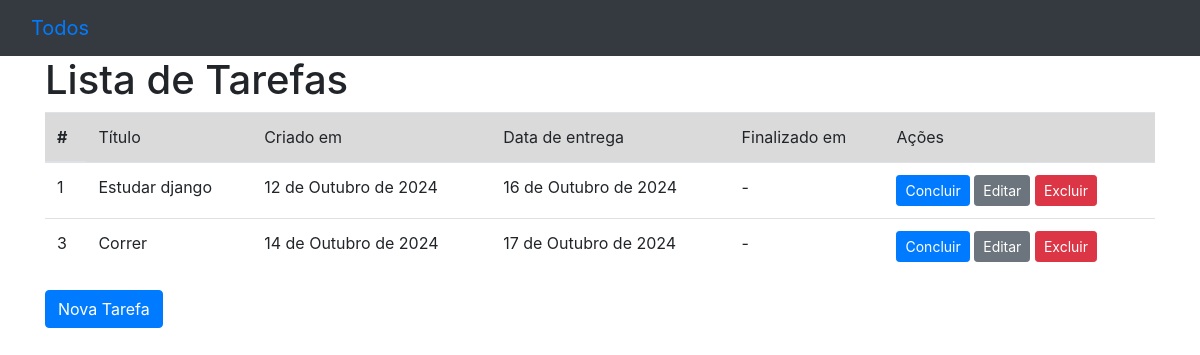
The app's page /, older data.
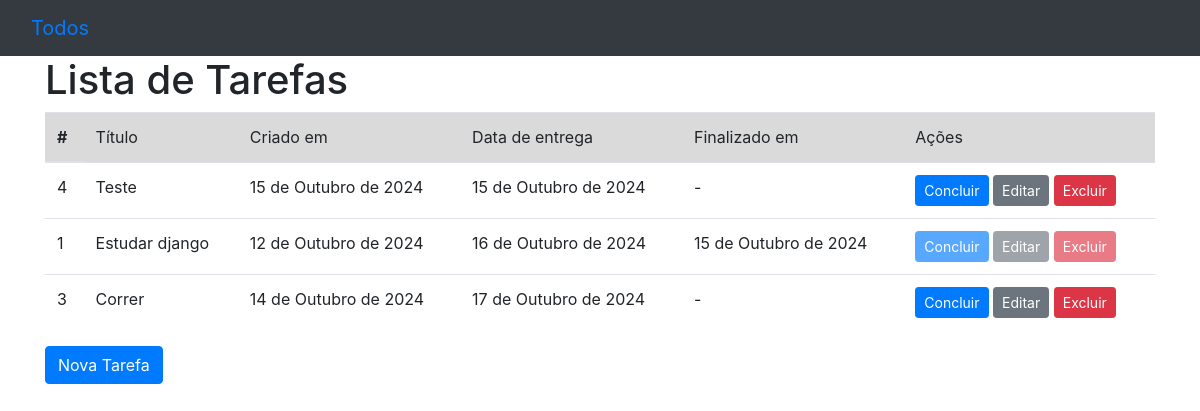
The same page, newer data.
### todos/models.py (models this page shows, shortened)
class Todo(models.Model):
    title = models.CharField(verbose_name="Título", max_length=100, null=False, blank=False)
    created_at = models.DateField(auto_now_add=True, null=False, blank=False)
    deadLine = models.DateField(verbose_name="Fim", null=False, blank=False)
    finished_at = models.DateField(null=True)
    class Meta:
        ordering = ["deadLine"]

### todos/views.py (the view)
# urls.py: path("", TodoListView.as_view(), name="todo_list"),
class TodoListView(ListView):
  model = Todo

### todos/templates/todos/todo_list.html (shortened to what this page needs)
{% extends "base.html" %}
{% block content %}
<h1>Lista de Tarefas</h1>
{% if todo_list %}
  <table class="table">
    <thead>
      <tr class="table-active">
        <th scope="col">#</th>
        <td scope="col">Título</td>
        <td scope="col">Criado em</td>
        <td scope="col">Data de entrega</td>
        <td scope="col">Finalizado em</td>
        <td scope="col">Ações</td>
      </tr>
    </thead>
    <tbody>
      {% for todo in todo_list %}
        <tr>
          <td>{{ todo.id }}</td>
          <td>{{ todo.title }}</td>
          <td>{{ todo.created_at|default:" - " }}</td>
          <td>{{ todo.deadLine|default:" - " }}</td>
          <td>{{ todo.finished_at|default:" - " }}</td>
          <td>
            <a
            href="{% url "todo_complete" pk=todo.pk %}"
            class="btn btn-primary btn-sm {% if todo.finished_at %}disabled{% endif %}"
            >
            Concluir
          </a>
            <a
            href="{% url "todo_update" pk=todo.pk %}"
            class="btn btn-secondary btn-sm {% if todo.finished_at %}disabled{% endif %}"
            >
            Editar</a>
            <a
            href="{% url "todo_delete" pk=todo.pk %}"
            class="btn btn-danger btn-sm {% if todo.finished_at %}disabled{% endif %}"
            >
            Excluir</a>
          </td>
        </tr>
      {% endfor %}
    </tbody>
  </table>
{% else %}
  <p>Não há tarefas cadastradas!</p>
{% endif %}
<a class="btn btn-primary" href="{% url "todo_create" %}">Nova Tarefa</a>
{% endblock content %}

### todos/templates/base.html (shortened to what this page needs)
<!DOCTYPE html>
<html lang="pt-br">
<head>
  <link href="https://stackpath.bootstrapcdn.com/bootstrap/4.5.2/css/bootstrap.min.css" rel="stylesheet">
</head>
<body>
  <nav class="navbar navbar-expand-lg bg-dark">
    <div class="container-fluid">
      <a href="{% url 'todo_list' %}" class="navbar-brand ext-secondary-emphasis">Todos</a>
    </div>
  </nav>
  <main class="container">
    {% block content %}{% endblock content %}
  </main>
</body>
</html>

Row changes from the older to the newer data that the page shows:
added Todo: id "4", title "Teste", created_at "15 de Outubro de 2024", deadLine "15 de Outubro de 2024", finished_at "-"
changed Todo "Estudar django": finished_at "-" → "15 de Outubro de 2024"
